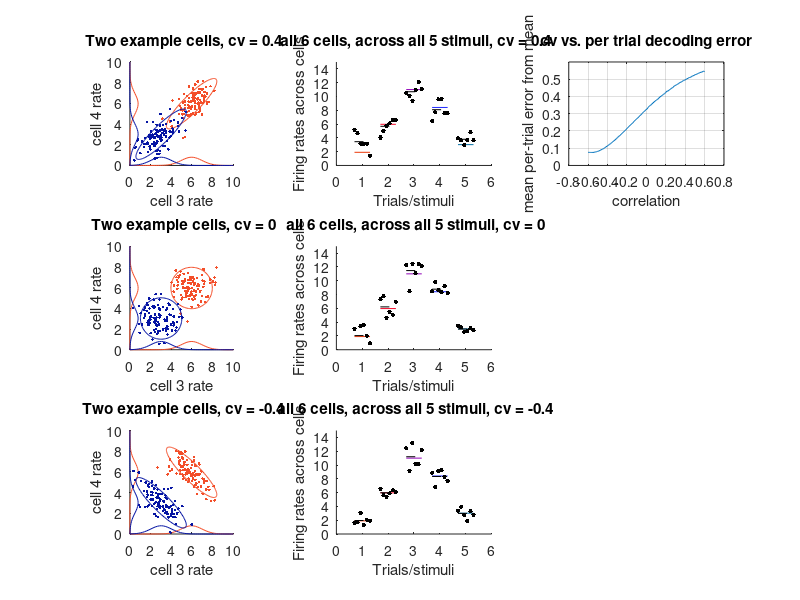

MATLAB code for this plot:
% make simple examples of a few more or less correlated cells
% and see how it affects decoding
%
%
ratemax=10;
ntrials=100;

rng(5) % For reproducibility
nstims=5;
tuning=normpdf([1:nstims],3.2,1);
tuning=10*(tuning./max(tuning));

ncells=6;
plotcells=[3 4];

cvs=[.4 0  -0.4];

ll=linspace(0,ratemax,50);
%
fstrs={'b'};
% simulate two cells with and without correlation

for stim=1:nstims
    mu{stim}=1+ones(1,ncells)*tuning(stim);
end;

figure (1); clf;
for cv_i=1:numel(cvs)
    
    cv= cvs(cv_i);
    
    sigma=diag(ones(ncells-1,1)*cv,-1)+diag(ones(ncells-1,1)*cv,1)+eye(ncells);
    sigma_p=(sigma*sigma'); % make positive semidefinite
    
    
    sigma_p=sigma_p./mean(diag(sigma_p));
    %\[L,D] = ldl(sigma);
    
    sigma_p;
    
    x=linspace(0,2*pi,100)';
    circle=[sin(x),cos(x)]*2;
    
    subplot(numel(cvs),3,1+((cv_i-1)*3));
    hold on;
    
    for stim=[2 5]
        
        thiscolor=0.5+([sin(stim),-sin(stim*.2),-sin(stim*1.2)]/2);
        
        rates{stim} = mvnrnd(mu{stim},sigma_p,ntrials);
        
        plot(rates{stim}(:,plotcells(1)),rates{stim}(:,plotcells(2)),[fstrs{1} '.'],'color',thiscolor);
        
        plot(ll,2*normpdf(ll,mu{stim}(plotcells(1)),sigma(plotcells(1),plotcells(1))),fstrs{1},'color',thiscolor);
        plot(2*normpdf(ll,mu{stim}(plotcells(2)),sigma(plotcells(2),plotcells(2))),ll,fstrs{1},'color',thiscolor);
        
        cc=circle*sigma_p(plotcells,plotcells);
        plot( cc(:,1)+mu{stim}(plotcells(1)),cc(:,2)+mu{stim}(plotcells(2)),[fstrs{1} '-'],'color',thiscolor);
        
        %h=histc(r(:,1),ll);
        %plot(ll,h,'b');
        
        xlim([0 ratemax]);
        ylim([0 ratemax]);
        daspect([1 1 1]);
    end;
    xlabel(['cell ',num2str(plotcells(1)),' rate']);
    ylabel(['cell ',num2str(plotcells(2)),' rate']);
    title([' Two example cells, cv = ',num2str(cv)]);
    
    subplot(numel(cvs),3,2+((cv_i-1)*3));
    hold on;
    %
    
    trialwidth=.3;
    for stim=1:nstims
        
        rates{stim} = mvnrnd(mu{stim},sigma_p,ntrials);
        
        thiscolor=0.5+([sin(stim),-sin(stim*.6),-sin(stim*1.2)]/2);
        
        plot(stim+[-trialwidth trialwidth],[1 1]*mu{stim}(1),'color',thiscolor);
        
        xl=linspace(-trialwidth,trialwidth,ncells);
        
        plot(xl+stim,rates{stim}(1,:),'k.','MarkerSize',10);
        
        plot(stim+[-trialwidth trialwidth],[1 1]*mean(rates{stim}(1,:)) ,'k--');
        
    end;
    ylim([0 15]);
    ylabel('Firing rates across cells');
    xlabel('Trials/stimuli');
    title([' all ',num2str(ncells),' cells, across all ',num2str(nstims),' stimuli, cv = ',num2str(cv)]);
    %subplot(numel(cvs),3,3+((cv_i-1)*3));
    %hold on;
    
    
end;


% quantify how the correlation affects overall decoding per trial
cvs_dense=linspace(-.6,.6,100);
meanerr=[];
ntrials_dense=10000;
for cv_i=1:numel(cvs_dense)
    
    cv= cvs_dense(cv_i);
    
    sigma=diag(ones(ncells-1,1)*cv,-1)+diag(ones(ncells-1,1)*cv,1)+eye(ncells);
    sigma_p=(sigma*sigma'); % make positive semidefinite
    for stim=1:nstims
        rates{stim} = mvnrnd(mu{stim},sigma_p,ntrials_dense);
        
        sigma_p=sigma_p./mean(diag(sigma_p));
        meanerr(cv_i,stim)= mean(abs(mean((rates{stim} - repmat(mu{stim},ntrials_dense,1))')));
    end;
end;

subplot(numel(cvs),3,3);
plot(cvs_dense,mean(meanerr'));
ylim([0 .6]);
grid on;
ylabel('mean per-trial error from mean');
    xlabel('correlation');
    title('cv vs. per trial decoding error');
    
    